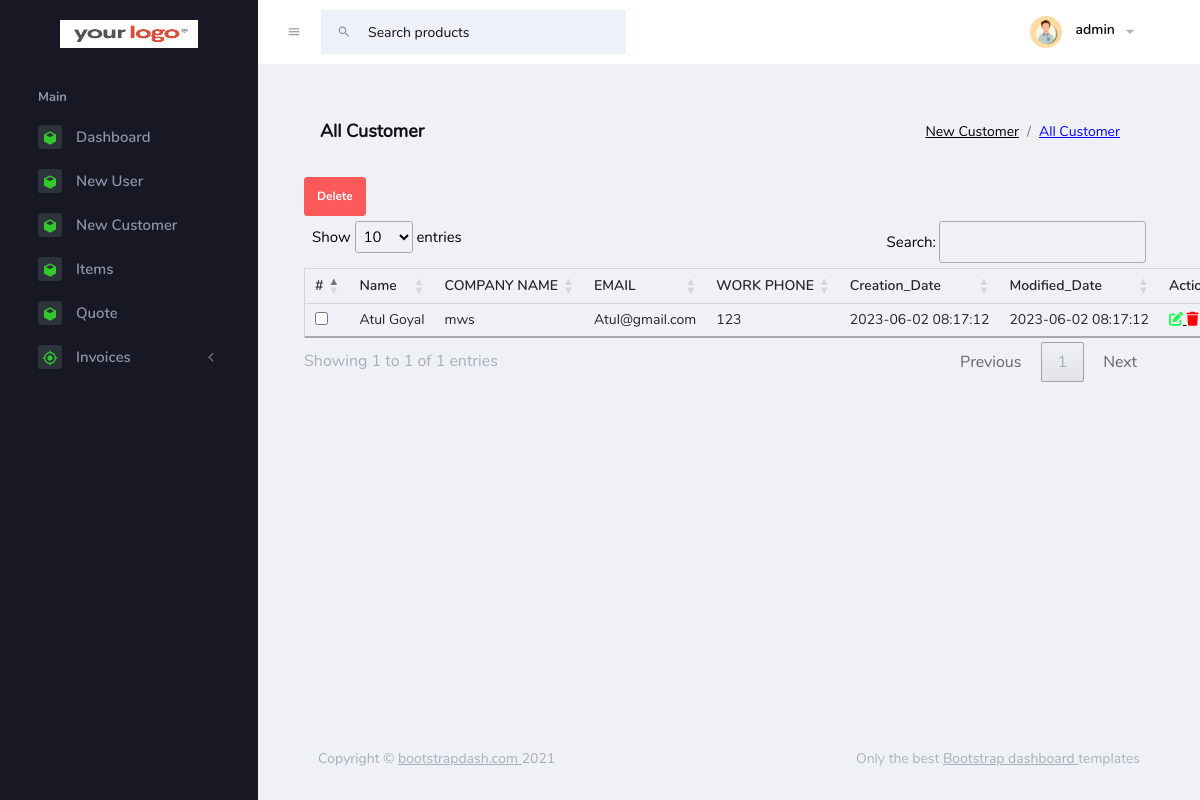
/pages/customer/allCustomer.php (signed in), run on the app's committed database.
### tables this page shows
CREATE TABLE IF NOT EXISTS `dashboard2_customers` (
  `customerId` int NOT NULL AUTO_INCREMENT,
  `customerType` varchar(255) NOT NULL,
  `salutation` varchar(255) NOT NULL,
  `firstName` varchar(255) NOT NULL,
  `lastName` varchar(255) NOT NULL,
  `customerPhone` varchar(255) NOT NULL,
  `customerEmail` varchar(255) NOT NULL,
  `companyName` varchar(255) NOT NULL,
  `Website` varchar(255) NOT NULL,
  `Creation_Date` timestamp NOT NULL DEFAULT CURRENT_TIMESTAMP,
  `Modified_Date` timestamp NOT NULL DEFAULT CURRENT_TIMESTAMP,
  PRIMARY KEY (`customerId`)
);

### pages/database/customers/allCustomers.php (the view)
<?php
include(dirname(__FILE__)."/../dbconnect.php");
$sql2 = "select * from dashboard2_customers";
$result = mysqli_query($conn,$sql2);
while ($row = $result->fetch_assoc()) {
    echo "
            <tr>
                <td><input type='checkbox' name='mdeleteIdCus[]' value='" .  $row["customerId"] . "'></td>
                <td>" . ucfirst($row["firstName"]) ."&nbsp;". ucfirst($row["lastName"]) ."</td>
                <td>" . $row["companyName"] . "</td>
                <td>" . $row["customerEmail"] . "</td>
                <td>" . $row["customerPhone"] . "</td>
                <td>" . $row["Creation_Date"] . "</td>
                <td>" . $row["Modified_Date"] . "</td>
                <td>
                <a href='#'>
                    <i id='".$row["customerId"]."' class='fa-solid fa-pen-to-square Customersedit' style='color: #0fff4b;'></i>
                </a>
                <a href='#'>
                <i id='".$row["customerId"]."'class='fa-solid fa-trash Customerdeletes' style='color: #ff0000;'></i>
                </a>
                </td>
            </tr>
                ";
}
?>

### assets/css/style2.css (style rules this page uses)
a { color: black; }

### assets/css/custom_style.css (style rules this page uses)
:root { --dark-bg-color: #434343; --dark-text-color: #fff; }
input { padding: 10px !important; }
html, body { margin: 0; padding: 0; height: 100%; width: 100%; }

### data on the page
dashboard2_customers: firstName "Atul", lastName "Goyal", companyName "mws", customerEmail "Atul@gmail.com", customerPhone "123", Creation_Date "2023-06-02 08:17:12", Modified_Date "2023-06-02 08:17:12"

### other printed values
$_SESSION['username'] "admin"
